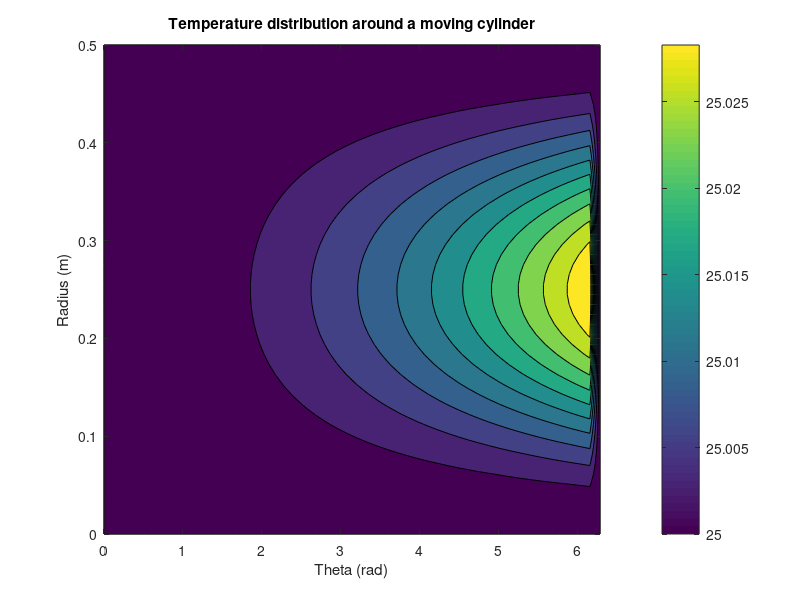

The MATLAB script that drew this image:
% Input data
r = 0.5; % radius of the cylinder (m)
h = 1; % height of the cylinder (m)
v = 15 * 0.44704; % velocity of the cylinder (m/s)
q_gen = 100; % heat generation rate (W/m^3)
T_inf = 25; % temperature of the surrounding fluid (°C)
v_inf = 10; % velocity of the surrounding fluid (m/s)
k = 385; % thermal conductivity of the cylinder material (W/mK)
cp = 900; % heat capacity of the cylinder material (J/kgK)
rho = 8000; % density of the cylinder material (kg/m^3)
alpha = k/(cp*rho); % thermal diffusivity
Pr = 0.7; % Prandtl number
h_conv = 10; % convective heat transfer coefficient (W/m^2K)
 
% Calculation of Reynolds number
Re = rho*v*h/Pr;
 
% Calculation of Nusselt number for forced convection
Nu = 0.3*(Re^0.5)*(Pr^0.33);
 
% Calculation of convective heat transfer coefficient
h_conv = Nu*k/h;
 
% Calculation of Biot number
Bi = h_conv*h/(k*alpha);
 
% Calculation of temperature distribution around the cylinder
n = 50; % number of grid points
theta = linspace(0,2*pi,n);
r_grid = linspace(0,r,n);
delta_r = r/n;
delta_theta = 2*pi/n;
T = zeros(n,n);
for i = 1:n
	for j = 1:n
    	r_val = r_grid(i);
    	theta_val = theta(j);
    	x = r_val*cos(theta_val);
    	y = r_val*sin(theta_val);
    	u = v_inf*(r-r_val)/r;
    	Re_loc = rho*u*h/Pr;
    	Nu_loc = 0.3*(Re_loc^0.5)*(Pr^0.33);
    	h_loc = Nu_loc*k/h;
    	Bi_loc = h_loc*r_val/k;
    	if Bi_loc <= 0.1
        	T(i,j) = T_inf + q_gen/(2*h_conv*r)*(r^2-r_val^2);
    	else
        	T(i,j) = T_inf + q_gen/(4*k)*r_val^2*(1-cos(theta_val));
       end
	end
end
 
% Plotting the temperature distribution
[X,Y] = meshgrid(theta,r_grid);
Z = T';
figure;
contourf(X,Y,Z);
colorbar;
xlabel('Theta (rad)');
ylabel('Radius (m)');
title('Temperature distribution around a moving cylinder');
